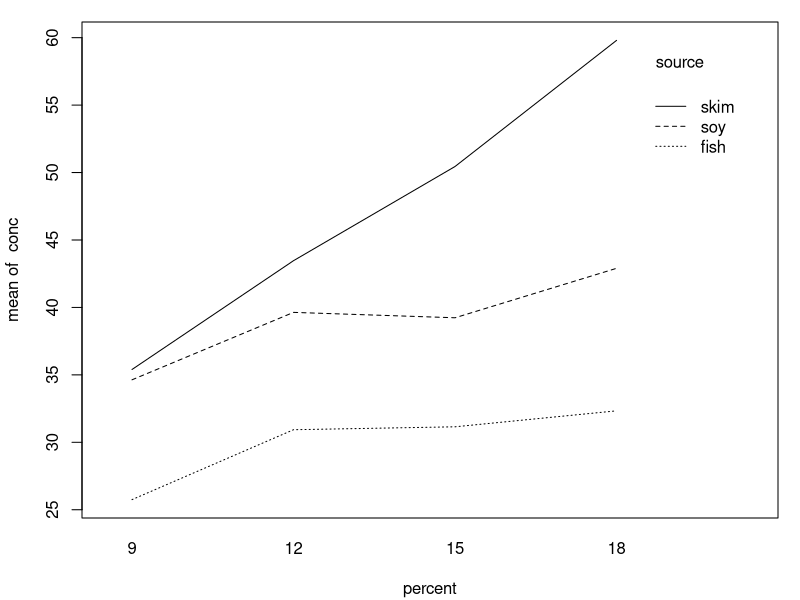

R code for this plot:
## ---- chunk 1
require("emmeans")
knitr::opts_chunk$set(collapse = TRUE, fig.width = 4.5)
## ---- chunk 2
par(mar = .1 + c(4, 4, 1, 1))   # reduce head space
with(pigs, interaction.plot(percent, source, conc))
## ---- chunk 3
with(pigs, tapply(conc, percent, mean))
## ---- chunk 4
cell.means <- matrix(with(pigs, 
    tapply(conc, interaction(source, percent), mean)), 
    nrow = 3)
cell.means
## ---- chunk 5
apply(cell.means, 2, mean)
## ---- chunk 6
with(pigs, table(source, percent))
## ---- chunk 7
sum(c(3, 1, 1) * cell.means[, 4]) / 5
## ---- chunk 8
pigs.lm1 <- lm(log(conc) ~ source + factor(percent), data = pigs)
## ---- chunk 9
ref_grid(pigs.lm1)
## ---- chunk 10
ref_grid(pigs.lm1) @ grid
## ---- chunk 11
pigs.lm2 <- lm(log(conc) ~ source + percent, data = pigs)
ref_grid(pigs.lm2)
## ---- chunk 12
ref_grid(pigs.lm2) @ grid
## ---- chunk 13
ref_grid(pigs.lm2, cov.reduce = FALSE)
## ---- chunk 14
pigs.pred1 <- matrix(predict(ref_grid(pigs.lm1)), nrow = 3)
pigs.pred1
## ---- chunk 15
apply(pigs.pred1, 1, mean) ### EMMs for source

apply(pigs.pred1, 2, mean) ### EMMs for percent
## ---- chunk 16
predict(ref_grid(pigs.lm2))
## ---- chunk 17
emmeans(pigs.lm1, "percent")
## ---- chunk 18
emmeans(pigs.lm1, "percent", weights = "cells")
## ---- chunk 19
pigs.lm3 <- lm(log(conc) ~ factor(percent), data = pigs)
emmeans(pigs.lm3, "percent")
## ---- chunk 20
MOats.lm <- lm (yield ~ Block + Variety, data = MOats)
ref_grid (MOats.lm, mult.name = "nitro")
